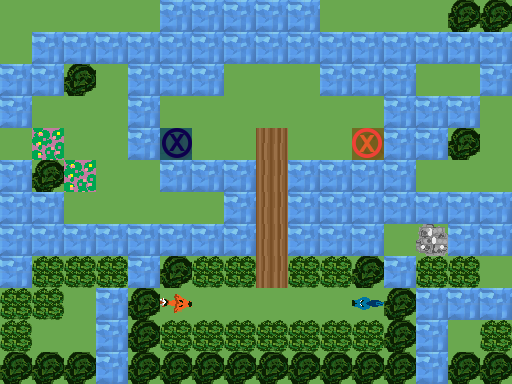

This game map was drawn from its Tiled (.tmx) file and the tilesets committed beside it. A one-line description and the full map source follow:
An orthogonal 16x12 tile map with 32x32 px tiles, 3 tile layers (Ground, Obstacles, Objects), 1 hidden layer not drawn.

<map version="1.0" orientation="orthogonal" renderorder="right-down" width="16" height="12" tilewidth="32" tileheight="32" nextobjectid="1">
 <tileset firstgid="1" name="TilesetPlaceholder" tilewidth="32" tileheight="32" tilecount="240" columns="10">
  <image source="../../../../Tileset.png" width="320" height="768" />
 </tileset>
 <layer name="Ground" width="16" height="12">
  <data encoding="csv">
1,1,1,1,1,5,5,5,5,5,1,1,1,1,1,1,
1,5,5,5,5,5,5,5,5,5,5,5,5,5,5,5,
5,5,1,1,5,5,5,1,1,1,5,5,5,1,1,5,
5,1,1,1,5,1,1,1,1,1,1,1,5,5,5,1,
1,3,1,1,5,1,1,1,4,1,1,1,5,5,1,1,
5,1,3,1,1,5,5,5,4,5,5,5,5,1,1,1,
5,5,1,1,1,1,1,5,4,5,5,5,5,5,5,5,
5,5,5,5,5,5,5,5,4,5,5,5,1,1,5,5,
5,1,1,1,5,1,1,1,4,1,1,1,5,1,1,1,
1,1,1,5,1,1,1,1,1,1,1,1,1,5,5,5,
1,1,1,5,1,1,1,1,1,1,1,1,1,5,1,1,
1,1,1,5,1,1,1,1,1,1,1,1,1,5,1,1
</data>
 </layer>
 <layer name="Obstacles" width="16" height="12">
  <data encoding="csv">
0,0,0,0,0,0,0,0,0,0,0,0,0,0,42,42,
0,0,0,0,0,0,0,0,0,0,0,0,0,0,0,0,
0,0,42,0,0,0,0,0,0,0,0,0,0,0,0,0,
0,0,0,0,0,0,0,0,0,0,0,0,0,0,0,0,
0,0,0,0,0,0,0,0,0,0,0,0,0,0,42,0,
0,42,0,0,0,0,0,0,0,0,0,0,0,0,0,0,
0,0,0,0,0,0,0,0,0,0,0,0,0,0,0,0,
0,0,0,0,0,0,0,0,0,0,0,0,0,43,0,0,
0,44,44,44,0,42,44,44,0,44,44,42,0,44,44,0,
44,44,0,0,42,0,0,0,0,0,0,0,42,0,0,0,
44,0,0,0,42,44,44,44,44,44,44,44,42,0,0,44,
42,42,42,0,42,42,42,42,42,42,42,42,42,0,42,42
</data>
 </layer>
 <layer name="Objects" width="16" height="12">
  <data encoding="csv">
0,0,0,0,0,0,0,0,0,0,0,0,0,0,0,0,
0,0,0,0,0,0,0,0,0,0,0,0,0,0,0,0,
0,0,0,0,0,0,0,0,0,0,0,0,0,0,0,0,
0,0,0,0,0,0,0,0,0,0,0,0,0,0,0,0,
0,0,0,0,0,182,0,0,0,0,0,181,0,0,0,0,
0,0,0,0,0,0,0,0,0,0,0,0,0,0,0,0,
0,0,0,0,0,0,0,0,0,0,0,0,0,0,0,0,
0,0,0,0,0,0,0,0,0,0,0,0,0,0,0,0,
0,0,0,0,0,0,0,0,0,0,0,0,0,0,0,0,
0,0,0,0,0,2684354751,0,0,0,0,0,1610612928,0,0,0,0,
0,0,0,0,0,0,0,0,0,0,0,0,0,0,0,0,
0,0,0,0,0,0,0,0,0,0,0,0,0,0,0,0
</data>
 </layer>
 <layer name="Solution" width="16" height="12" visible="0">
  <data encoding="csv">
0,0,0,0,0,0,0,0,0,0,0,0,0,0,0,0,
0,0,0,0,0,0,0,0,0,0,0,0,0,0,0,0,
0,0,0,0,0,0,0,0,0,0,0,0,0,0,0,0,
0,0,0,0,0,0,0,0,0,0,0,0,0,0,0,0,
0,0,0,0,0,0,0,0,0,0,0,0,0,0,0,0,
0,0,0,0,0,0,0,0,0,0,0,0,0,0,0,0,
0,0,0,0,0,0,0,0,0,0,0,0,0,0,0,0,
0,0,0,0,0,0,0,0,0,0,0,0,0,0,0,0,
0,0,0,0,0,0,0,0,0,0,0,0,0,0,0,0,
0,0,0,0,0,0,0,0,0,0,0,0,0,0,0,0,
0,0,0,0,0,0,0,0,0,0,0,0,0,0,0,0,
0,0,0,0,0,0,0,0,0,0,0,0,0,0,0,0
</data>
 </layer>
</map>
